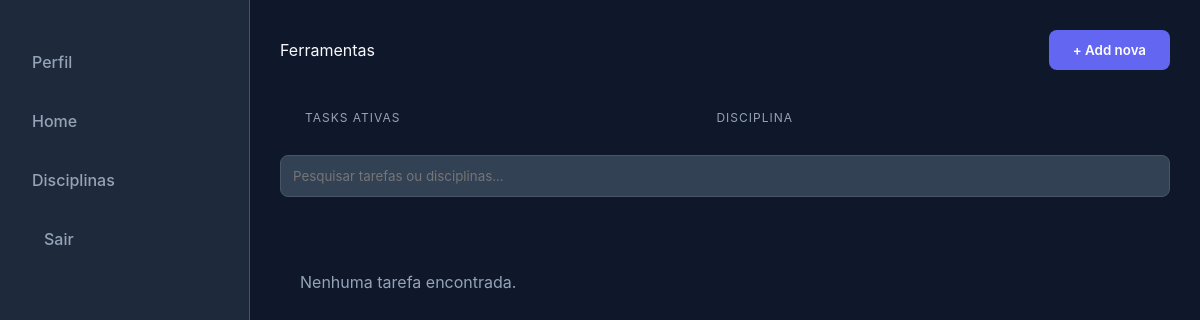
Before: /home (signed in) with the older database file.
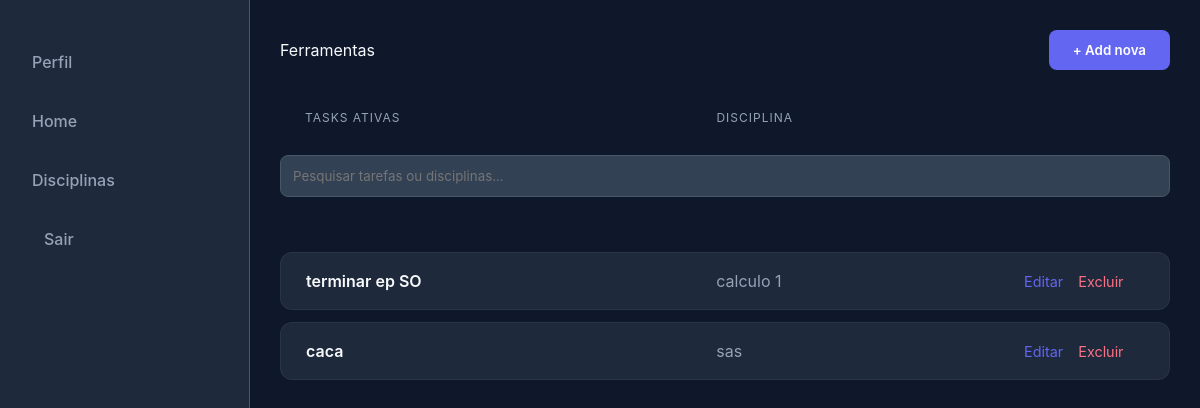
After: the same page with the newer database file.
### backend/database/database.py (models this page shows)
class Tarefa(SQLModel,table = True):
    id: Optional[int] = Field(default=None, primary_key=True)
    nome: str
    disciplina_id: Optional[int] = Field(
        default=None,
        foreign_key="disciplina.id",
    )

class Disciplina(SQLModel,table = True):
    id: Optional[int] = Field(default=None, primary_key=True)
    nome: str = Field(unique=True)

### backend/main.py (the view)
@app.get("/home")
def carrega_home(request: Request, search: Optional[str] = None, conta_id: str = Cookie(None)):
    if not conta_id:
        return RedirectResponse(url="/login", status_code=303)
    with Session(engine) as session:
        query = (
            select(Tarefa, Disciplina)
            .join(Disciplina, Tarefa.disciplina_id == Disciplina.id)
            .join(Aluno_tarefa, Tarefa.id == Aluno_tarefa.tarefa_id)
            .where(Aluno_tarefa.aluno_id == int(conta_id))
        )
        if search:
            query = query.where(
                (Tarefa.nome.ilike(f"%{search}%")) |
                (Disciplina.nome.ilike(f"%{search}%"))
            )
        result = session.exec(query).all()
        if request.headers.get("HX-Target") == "tasks":
            return templates.TemplateResponse(
                request=request,
                name="task_list_partial.html",
                context={"tasks_aluno_disciplinas": result}
            )
        return templates.TemplateResponse(
            request=request,
            name="home.html",
            context={"tasks_aluno_disciplinas": result}
        )

### templates/home.html (shortened to what this page needs)
{% extends "base.html" %}
{% block content %}
    <div id="header-central-div">
        <p>Ferramentas</p>
            <button class="btn-home" id="btn-add-task" onclick="changeModal('overlay',true)">+ Add nova</button>
    </div>
    <div id="header-tasks">
            <p>tasks ativas</p>
            <p
            >disciplina</p>
    </div>
<div style="margin: 20px 0;">
    <input type="search"
           name="search"
           placeholder="Pesquisar tarefas ou disciplinas..."
           class="input-task"
           hx-get="/home"
           hx-trigger="keyup changed delay:500ms, search"
           hx-target="#tasks"
           hx-indicator=".htmx-indicator">
</div>
<div id="tasks">
    {% include "task_list_partial.html" %}
</div>
{% endblock %}

### templates/task_list_partial.html
{% if tasks_aluno_disciplinas %}
    {% for task, disciplina in tasks_aluno_disciplinas %}
        <div class="task" id="task-{{ task.id }}">
            <p style="font-weight: 600;">{{ task.nome }}</p>
            <p style="color: var(--text-muted);">{{ disciplina.nome }}</p>
            <div style="display: flex; gap: 15px;">
                <span onclick="abrirModalEdicao('{{ task.id }}', '{{ task.nome }}', '{{ disciplina.nome }}')"
                    style="cursor:pointer; color: var(--primary); font-size: 0.9rem;">Editar</span>
                <span hx-delete="/deletar_task/{{ task.id }}"
                    hx-target="closest .task"
                    hx-swap="outerHTML"
                    style="cursor:pointer; color: #fb7185; font-size: 0.9rem;">Excluir</span>
            </div>
        </div>
    {% endfor %}
{% else %}
    <p style="padding: 20px; color: var(--text-muted);">Nenhuma tarefa encontrada.</p>
{% endif %}

Changed rows visible on the page:
added Tarefa: nome "terminar ep SO", nome "calculo 1"
added Tarefa: nome "caca", nome "sas"
Other visible differences:
text no longer shown: "Nenhuma tarefa encontrada."
